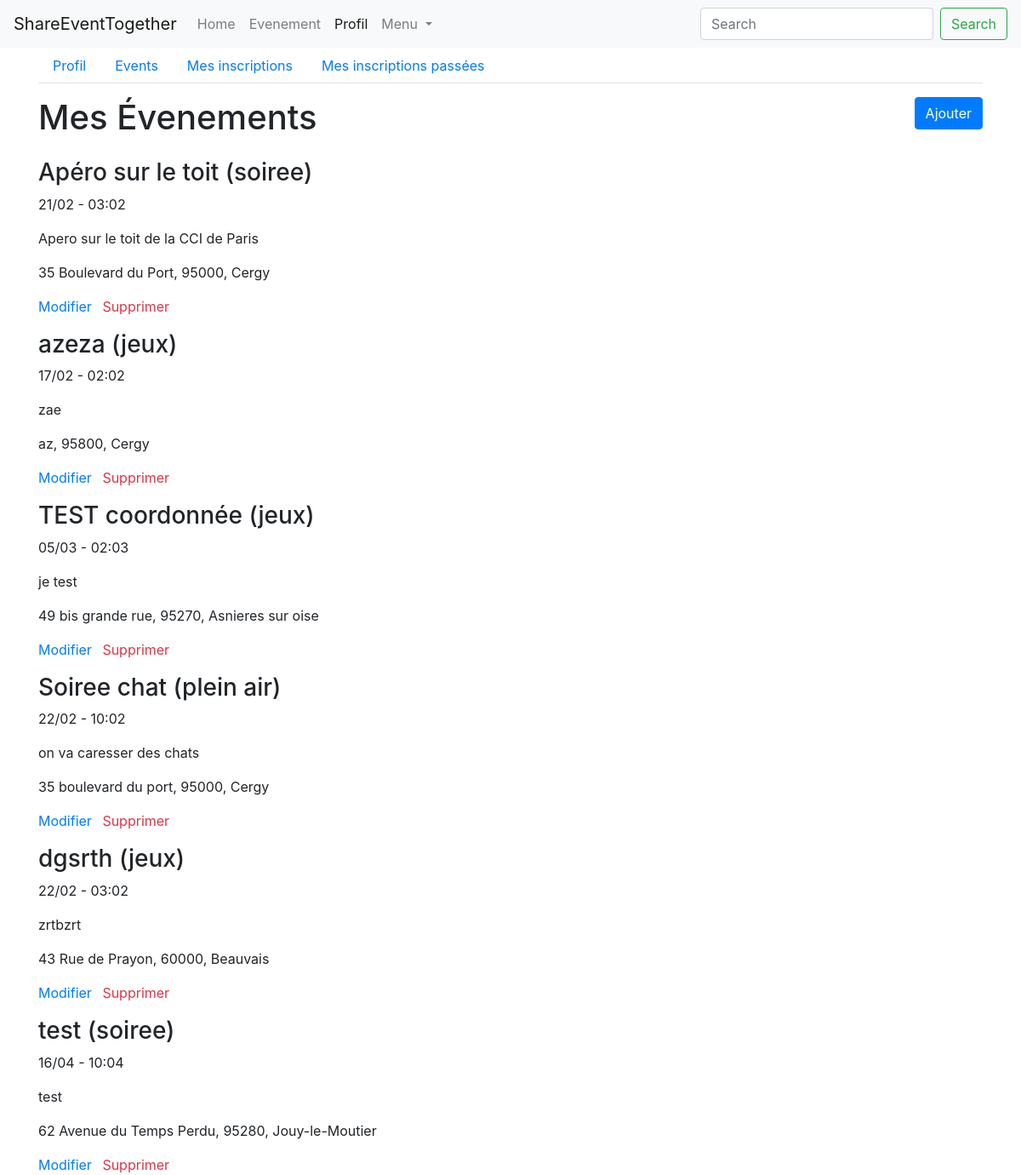
Before: /profil/evenements (signed in) with the older database file.
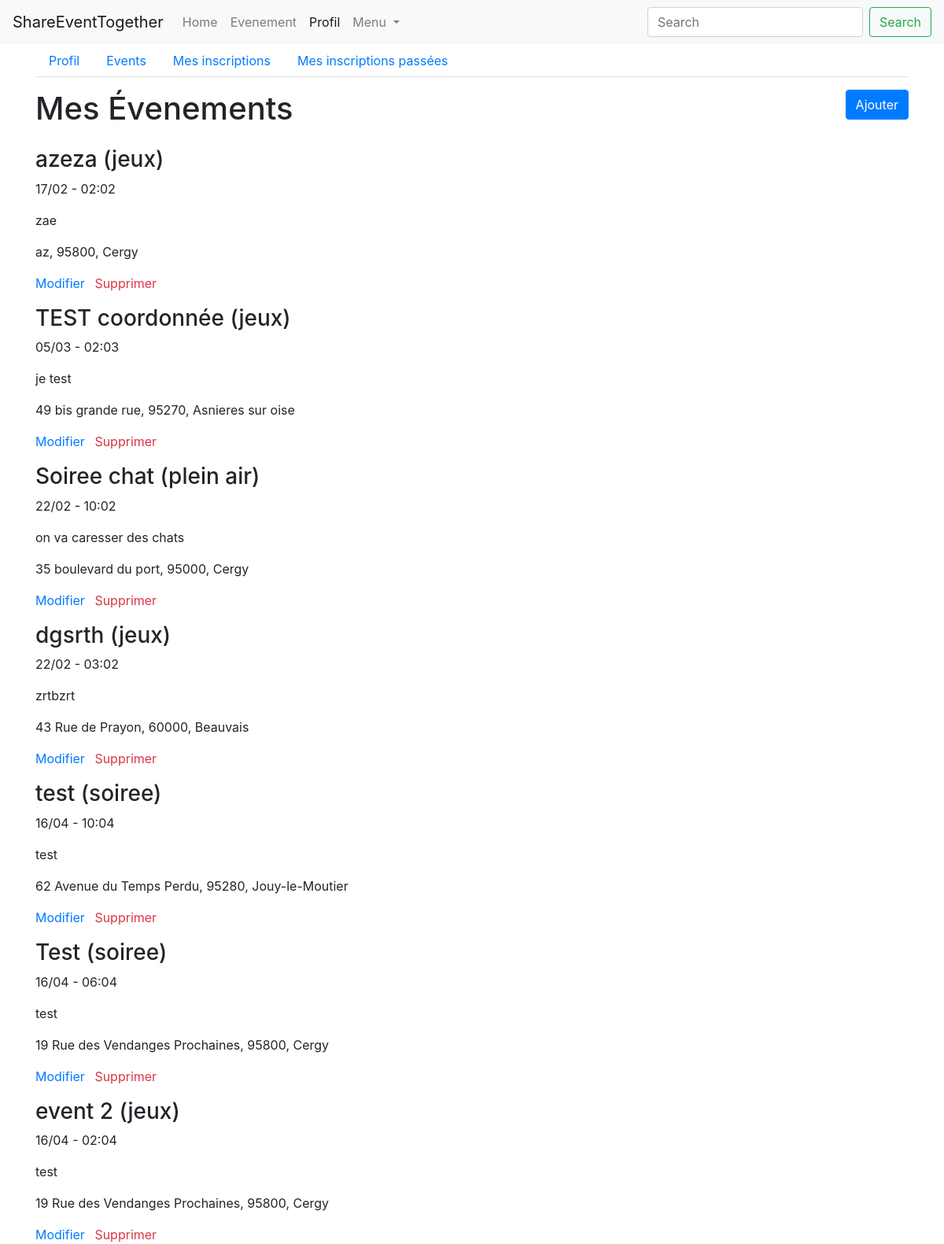
After: the same page with the newer database file.
### events/models.py (models this page shows, shortened)
class Event(models.Model):
    PARTY_CATEGORY = 'soiree'
    GAME_CATEGORY = 'jeux'
    TOURISM_CATEGORY = 'tourisme'
    AREA_CATEGORY = 'plein air'
    CATEGORY_CHOICES = (
        (PARTY_CATEGORY, 'soiree'),
        (GAME_CATEGORY, 'jeux'),
        (TOURISM_CATEGORY, 'tourisme'),
        (AREA_CATEGORY, 'plein air')
    )
    person = models.ForeignKey('persons.Person', on_delete=models.CASCADE)
    title = models.CharField('titre', max_length=150)
    description = models.TextField('description')
    address = models.CharField('adresse', max_length=100)
    zip_code = models.IntegerField('code postal')
    city = models.CharField('ville', max_length=50)
    category = models.CharField('categorie', choices=CATEGORY_CHOICES, max_length=20)
    created_at = models.DateTimeField('crée à', auto_now=True)
    event_date = models.DateTimeField('date evenement', auto_now=False)
    coordonate_x = models.CharField('coordonnée X',max_length=10 ,null=True, blank=True)
    coordonate_y = models.CharField('coordonnée Y',max_length=10 , null=True, blank=True)

### events/views/events.py (the view)
# urls.py: path('profil/evenements', ProfileEventDetailsView.as_view(), name='profil-events'),
class ProfileEventDetailsView(PersonView):
    def get(self, request):
        user = request.user
        events = get_events_by_user(user)
        person = get_person_by_user(user)
        context = {
            'user': user,
            'events': events,
            'person': person,
            'navigation_items': navigation.navigation_items(navigation.NAV_PROFIL),
        }
        return render(request, 'persons/events/my_events_details.html', context)

### events/models_helpers.py (called while the page is built)
def get_person_by_user(user):
    return Person.objects.get(user=user)

def get_events_by_user(user):
    return Event.objects.filter(person__user=user)

### events/navigation.py (called while the page is built)
def navigation_items(selected_item=None):
    items = []
    for name, shortcut in NAV_ITEMS:
        items.append({
            'name': name,
            'url': reverse(shortcut),
            'active': True if selected_item == name else False,
        })
    return items

### events/templates/persons/events/my_events_details.html (shortened to what this page needs)
{% extends 'persons/base_navbar.html' %}
{% block content %}
    <div class="row">
        <div class="col">
            <div class="row">
                <div class="col">
                    <ul class="nav nav-tabs">
                        <li class="nav-item">
                            <a class="nav-link" href="{% url 'profil' %}">Profil</a>
                        </li>
                        <li class="nav-item">
                            <a class="nav-link" href="{% url 'profil-events' %}">Events</a>
                        </li>
                        {% if person.person_type != "professionnel" %}
                        <li class="nav-item">
                            <a class="nav-link" href="{% url 'profil-registered_events' %}">Mes inscriptions</a>
                        </li>
                        <li class="nav-item">
                            <a class="nav-link" href="{% url 'profil-finished-events' %}">Mes inscriptions passées</a>
                        </li>
                        {% endif %}
                    </ul>
                </div>
            </div>
            <div class="row">
                <div class="col mt-3">
                    <div class="row">
                        <h1 class="col-md-7">Mes Évenements</h1>
                        <div class="col-md-5 text-right">
                            {% if user.pk %}
                                <a class="btn btn-primary" href="{% url 'create-event' %}">Ajouter</a>
                            {% endif %}
                        </div>
                    </div>
                    {% for event in events %}
                        <div class="row ">
                            <div class="col">
                                <h3 class="col-md-12 p-0 mt-3">{{ event.title }} ({{ event.category }})</h3>
                                <p>{{ event.event_date|date:'d/m - h:m' }}</p>
                                <p>{{ event.description }}</p>
                                <p>{{ event.address }}, {{ event.zip_code }}, {{ event.city }}</p>
                                <a href="{% url 'edit-event' event.pk %}" class="text-primary mr-2">Modifier</a>
                                <a href="{% url 'delete-event' event.pk %}" class="text-danger" data-toggle="modal"
                                   data-target="#close_modal">Supprimer</a>
                            </div>
                        </div>
                    {% empty %}
                        <p>Il n'y a pas d'évenements pour le moment</p>
                    {% endfor %}
                </div>
            </div>
        </div>
    </div>
{% endblock %}

### events/templates/persons/base_navbar.html (shortened to what this page needs)
{% extends 'persons/base.html' %}
{% load static %}
{% block header %}
    <nav class="navbar navbar-expand-lg navbar-light bg-light">
        <a class="navbar-brand" href="{% url 'home' %}">ShareEventTogether</a>
        <div class="collapse navbar-collapse" id="navbarSupportedContent">
            <ul class="navbar-nav mr-auto">
                {% for item in navigation_items %}
                    <li class="nav-item {% if item.active %}active{% endif %}">
                        <a class="nav-link" href="{{ item.url }}">{{ item.name }}</a>
                    </li>
                {% endfor %}
                <li class="nav-item dropdown">
                    <a class="nav-link dropdown-toggle" href="#" id="navbarDropdown" role="button"
                       data-toggle="dropdown" aria-haspopup="true" aria-expanded="false">
                        Menu
                    </a>
                </li>
            </ul>
            <form action="{% url 'events' %}" class="form-inline my-2 my-lg-0" method="get">
                <input name="q" class="form-control mr-sm-2" type="search" placeholder="Search" aria-label="Search">
                <button class="btn btn-outline-success my-2 my-sm-0" type="submit">Search</button>
            </form>
        </div>
    </nav>
{% endblock %}

### events/templates/persons/base.html (shortened to what this page needs)
<!DOCTYPE html>
{% load bootstrap4 %}
{% load static %}
{% load leaflet_tags %}
<html lang="fr">
<head>
    {% bootstrap_css %}
    <link rel="stylesheet" href="{% static 'fontawesome/css/fontawesome.min.css' %}">
</head>
<body>
<header>
    {% block header %}{% endblock %}
</header>
<main role="main">
    <div class="container">
        {% block content %}{% endblock %}
    </div>
</main>
</body>
</html>

Changed rows visible on the page:
removed Event: title "Apéro sur le toit", category "soiree", event_date "21/02 - 03:02", description "Apero sur le toit de la CCI de Paris", address "35 Boulevard du Port", zip_code "95000", city "Cergy"
added Event: title "Test", category "soiree", event_date "16/04 - 06:04", description "test", address "19 Rue des Vendanges Prochaines", zip_code "95800", city "Cergy"
added Event: title "event 2", category "jeux", event_date "16/04 - 02:04", description "test", address "19 Rue des Vendanges Prochaines", zip_code "95800", city "Cergy"
